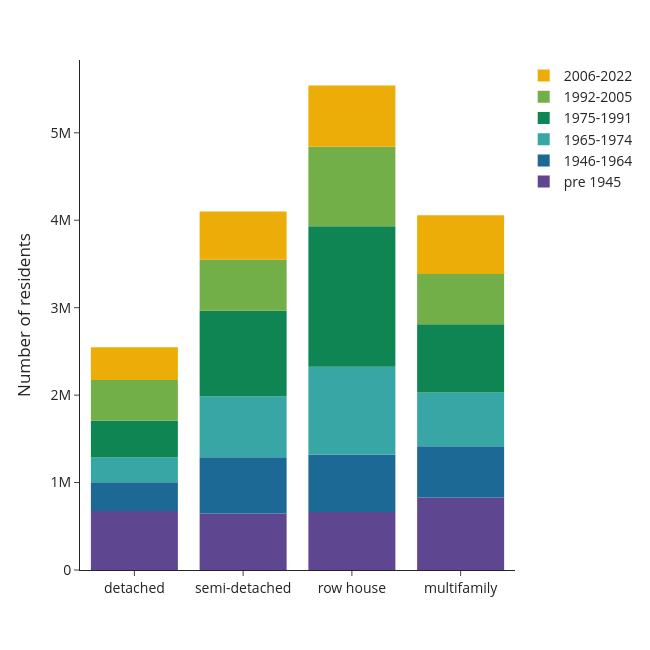

Here is the notebook cell this chart was saved with:
### Code cell
df = use['n_hhdmem'+year].groupby(level=[1,2], sort=False).sum().reset_index()
    fig = px.bar(df, y='n_hhdmem'+year, x='typology_lab',color='const_lab', 
                 #text=df['percentage'].apply(lambda x: '{0:.1%}'.format(x)), 
                 labels={'n_hhdmem'+year:'Number of residents',
                         'typology_lab':'',
                         'const_lab':''}, 
                 template='simple_white', 
             color_discrete_sequence=px.colors.qualitative.Prism) 
    #fig.update_traces(textposition='inside')
    fig.update_layout(width=650, height=650, 
                      #xaxis_tickformat = '.0%',
                      font=dict(size=14),
                      legend=dict(
        traceorder='reversed',
        #orientation="h",
        #entrywidth=70,
        #yanchor="bottom",
        #y=1.02,
        #xanchor="left",
        #x=-0.25
    ))
    fig.update_traces(marker_line_width=0)
    fig.write_image('visualisations/'+class_name_short+'/stackedbars_cap_per_type_age'+year+age_group+inc_grouping+'.png', scale=3)
    fig.show()

### Figure 1 — Plotly figure (JSON) as saved in the notebook; plotly's stock layout.template omitted (floating-point values rounded to 4 significant figures)
{"data": [{"alignmentgroup": "True", "hovertemplate": "=%{x}<br>Number of residents=%{y}<extra></extra>", "legendgroup": "pre 1945", "marker": {"color": "rgb(95, 70, 144)", "line": {"width": 0}, "pattern": {"shape": ""}}, "name": "pre 1945", "offsetgroup": "pre 1945", "orientation": "v", "showlegend": true, "textposition": "auto", "type": "bar", "x": ["detached", "semi-detached", "row house", "multifamily"], "xaxis": "x", "y": [676180, 646810, 664390, 828005], "yaxis": "y"}, {"alignmentgroup": "True", "hovertemplate": "=%{x}<br>Number of residents=%{y}<extra></extra>", "legendgroup": "1946-1964", "marker": {"color": "rgb(29, 105, 150)", "line": {"width": 0}, "pattern": {"shape": ""}}, "name": "1946-1964", "offsetgroup": "1946-1964", "orientation": "v", "showlegend": true, "textposition": "auto", "type": "bar", "x": ["detached", "semi-detached", "row house", "multifamily"], "xaxis": "x", "y": [327425, 641305, 656875, 588615], "yaxis": "y"}, {"alignmentgroup": "True", "hovertemplate": "=%{x}<br>Number of residents=%{y}<extra></extra>", "legendgroup": "1965-1974", "marker": {"color": "rgb(56, 166, 165)", "line": {"width": 0}, "pattern": {"shape": ""}}, "name": "1965-1974", "offsetgroup": "1965-1974", "orientation": "v", "showlegend": true, "textposition": "auto", "type": "bar", "x": ["detached", "semi-detached", "row house", "multifamily"], "xaxis": "x", "y": [281990, 698440, 1003270, 612590], "yaxis": "y"}, {"alignmentgroup": "True", "hovertemplate": "=%{x}<br>Number of residents=%{y}<extra></extra>", "legendgroup": "1975-1991", "marker": {"color": "rgb(15, 133, 84)", "line": {"width": 0}, "pattern": {"shape": ""}}, "name": "1975-1991", "offsetgroup": "1975-1991", "orientation": "v", "showlegend": true, "textposition": "auto", "type": "bar", "x": ["detached", "semi-detached", "row house", "multifamily"], "xaxis": "x", "y": [422400, 979640, 1607430, 781440], "yaxis": "y"}, {"alignmentgroup": "True", "hovertemplate": "=%{x}<br>Number of residents=%{y}<extra></extra>", "legendgroup": "1992-2005", "marker": {"color": "rgb(115, 175, 72)", "line": {"width": 0}, "pattern": {"shape": ""}}, "name": "1992-2005", "offsetgroup": "1992-2005", "orientation": "v", "showlegend": true, "textposition": "auto", "type": "bar", "x": ["detached", "semi-detached", "row house", "multifamily"], "xaxis": "x", "y": [465690, 583160, 907105, 574730], "yaxis": "y"}, {"alignmentgroup": "True", "hovertemplate": "=%{x}<br>Number of residents=%{y}<extra></extra>", "legendgroup": "2006-2022", "marker": {"color": "rgb(237, 173, 8)", "line": {"width": 0}, "pattern": {"shape": ""}}, "name": "2006-2022", "offsetgroup": "2006-2022", "orientation": "v", "showlegend": true, "textposition": "auto", "type": "bar", "x": ["detached", "semi-detached", "row house", "multifamily"], "xaxis": "x", "y": [374730, 550570, 701900, 671940], "yaxis": "y"}], "layout": {"barmode": "relative", "font": {"size": 14}, "height": 650, "legend": {"title": {"text": ""}, "tracegroupgap": 0, "traceorder": "reversed"}, "margin": {"t": 60}, "width": 650, "xaxis": {"anchor": "y", "domain": [0, 1], "title": {"text": ""}}, "yaxis": {"anchor": "x", "domain": [0, 1], "title": {"text": "Number of residents"}}}}
